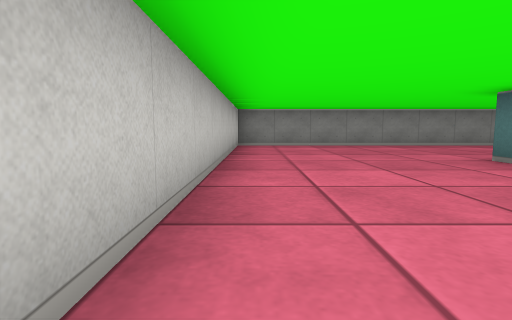
[1] (above)

12 first-person views from a walk through a cub3D ray-caster map. The camera is about half as high as the walls, tilts 6° down and sees 80° across. The floor is counted in squares. Each view is taken from the middle of a square. On the plan, view 1 faces up. The plan holds only what a view shows up to about 9 squares ahead; the rest is blank.

[2]
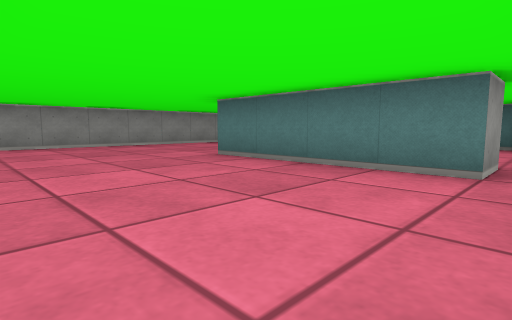

[3]
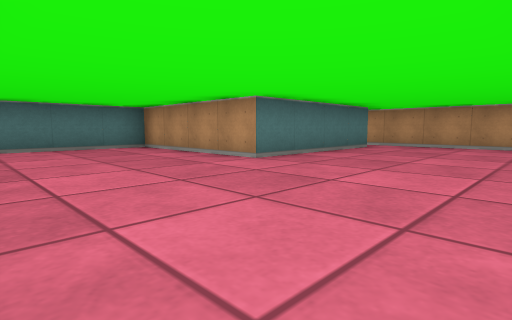

[4]
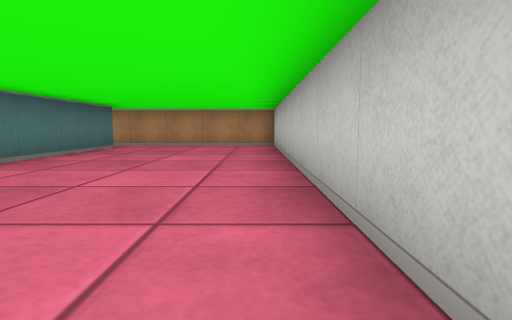

[5]
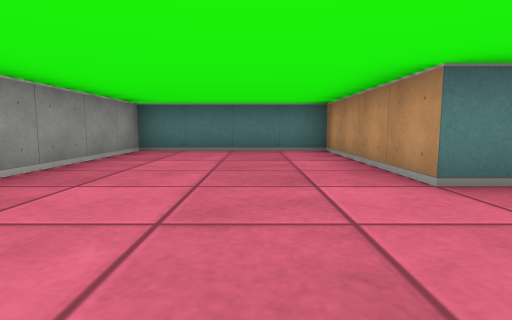

[6]
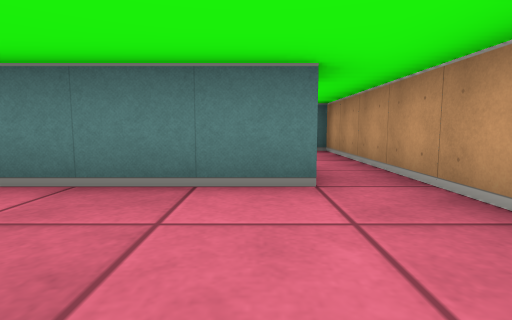

[7]
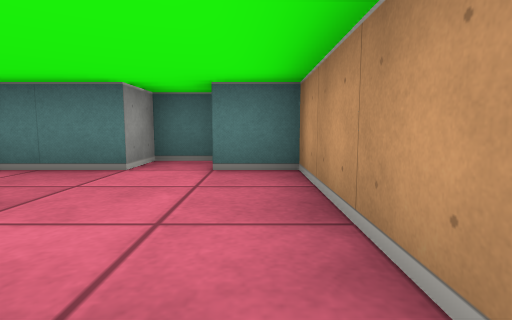

[8]
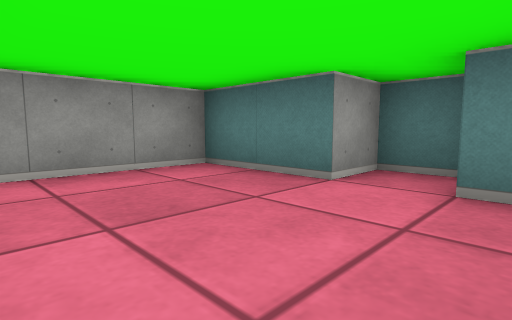

[9]
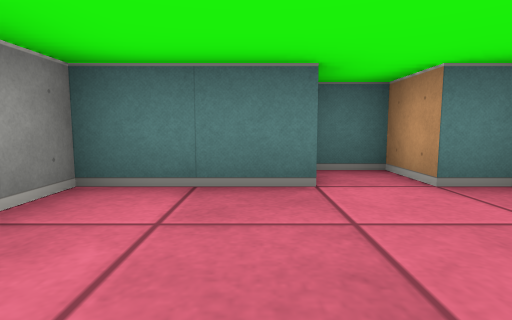

[10]
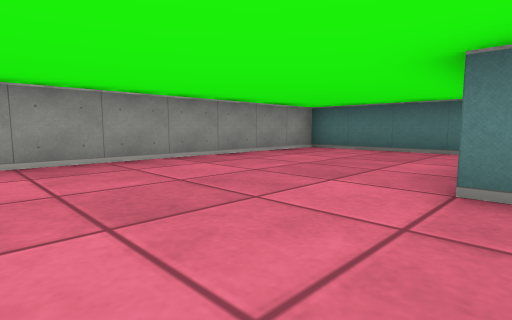

[11]
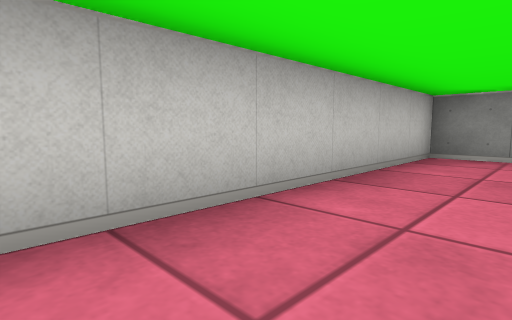

[12]
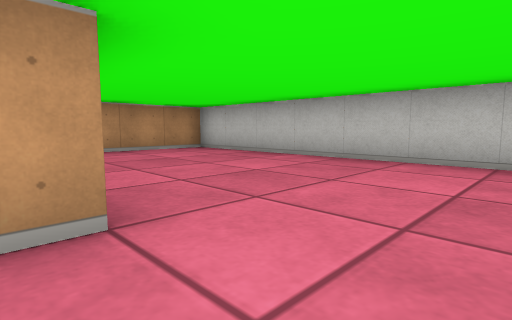

### Floor plan
Points are (right, up) in squares from view 1. A wall is a line through its corners. A room is listed if a view was taken in it or the views show most of it. See-through windows are left out.
Room 1 (views 1, 2, 3, 4, 5, 6, 7, 10, 11, 12)
walls: (4.5, 0.5) (3.5, 0.5) (3.5, 4.5) (7.5, 4.5) (7.5, 8.5) (-0.5, 8.5) (-0.5, -0.5) (4.5, -0.5)
ways out: opening at (4, 0) to room 2
Room 2 (views 8, 9)
walls: (4.5, -0.5) (7.5, -0.5) (7.5, 0.5) (8.5, 0.5) (8.5, 1.5) (7.5, 1.5) (7.5, 3.5) (5.2, 3.5)
ways out: opening at (4, 0) to room 1

Where each view was taken, in squares from view 1:
view 1: 0 up, 0 right, facing up
view 2: 0 up, 0 right, facing up-right
view 3: 8 up, 0 right, facing down-right
view 4: 8 up, 0 right, facing down
view 5: 6 up, 1 right, facing right
view 6: 1 up, 1 right, facing right
view 7: 0 up, 4 right, facing right
view 8: 0 up, 5 right, facing up-right
view 9: 2 up, 5 right, facing right
view 10: 4 up, 1 right, facing up-right
view 11: 3 up, 1 right, facing up-left
view 12: 6 up, 4 right, facing down-left
